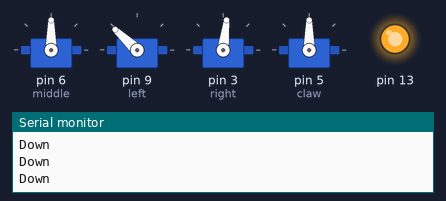
Simulated run of this sketch. Board: Arduino Uno, built with avr-gcc and run on an emulated ATmega328P. Parts: 4 × servo, output pins drawn as LEDs (lit = HIGH), the last lines printed to the serial monitor.

Above: at 0.15 s.
At 1.7 s:
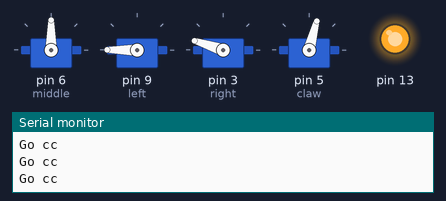
At 6.46 s:
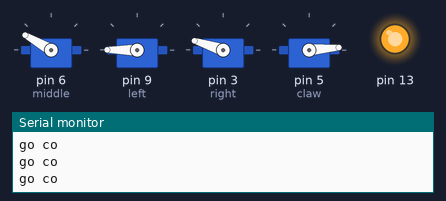
At 13.5 s:
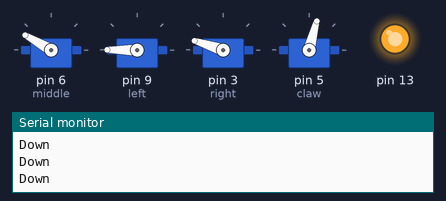
At 24.13 s:
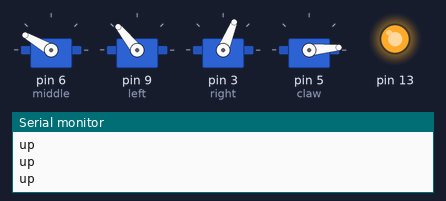
At 34.2 s:
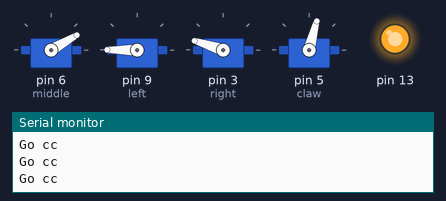
Timing chart, 0 to 40.0 s (numbered marks = the images above):
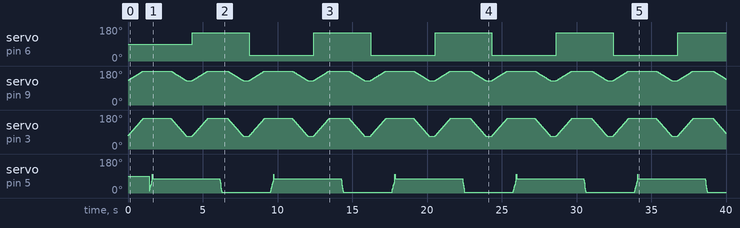

Measured:
- by itself, servo on pin 6 (middle): alternates 150° for 3.8 s and 30° for 4.3 s
- by itself, servo on pin 5 (claw): repeats every 8.1 s: 19° 0.02 s, 26° 0.02 s, 33° 0.02 s, 40° 0.02 s, 47° 0.02 s, 54° 0.02 s, 61° 0.02 s, 100° 0.02 s, 75° 4.5 s, 68° 0.02 s, 54° 0.02 s, 40° 0.02 s, 26° 0.02 s, 12° 0.02 s, 5° 3.3 s, 12° 0.02 s

The sketch:

My_arm_full___final.ino
```cpp
//Created by Aditya Mittal
//Anyone can use it.

#include <Servo.h>

Servo middle, left, right, claw ;  // creates 4 "servo objects"
 float a=00,b=130,c=70,d=05,da=12,db=400;  //Set initials
void setup()
{
  Serial.begin(9600);
  middle.attach(6);  // attaches the servo on pin 6 to the middle object
  left.attach(9);  // attaches the servo on pin 9 to the left object
  //left.attach(9);
    right.attach(3);  // attaches the servo on pin 3 to the right object
  claw.attach(5);  // attaches the servo on pin 5 to the claw object

 pinMode(13,OUTPUT);
 digitalWrite(13,HIGH);
}

//Z1, Z2, clawc and clawo are the function to exicute define task when called.

void Z1()   //down
{ b=b+0.6;
  c=c+1.1;
  left.write(b);
  right.write(c);
  delay(da);
  }
void Z2()   //up
{ b=b-0.6;
  c=c-1.1;
  left.write(b);
  right.write(c);
  delay(da);
  }

 void clawc()       //clawclose
{ if(d<75)
  {d=d+7;
  claw.write(d);
  if(d==68||d==67)
     claw.write(100);
  delay(da*2);
  }
}
void clawo()       //clawopen
{ if(d>5)
  {d=d-07;
  claw.write(d);
  delay(da);
  }
}

void loop()
{ while(b<=180)
   { Z1();
   Serial.println("Down");
   }
   delay (db);

  while(d>=5 && d<75)
   {clawc();
   Serial.println("Go cc");
   }
   delay (db*3);

   while(b>=130)
   { Z2();
   Serial.println("up");
   }
   delay (db);
middle.write(30);
middle.write(60);
middle.write(90);
middle.write(120);
middle.write(150);

   while(b<=180)
   { Z1();
   Serial.println("Down");
   }
    delay (db*2);

  while(d>5 && d<=75)
   {clawo();
    Serial.println("go co");
   }
   delay (db);
    Serial.println("co");
   while(b>=130)
   { Z2();
   Serial.println("up");
   }
   delay (db);

middle.write(150);
middle.write(120);
middle.write(90);
middle.write(60);
middle.write(30);
}

//Thank you, Have a nice day.
```
